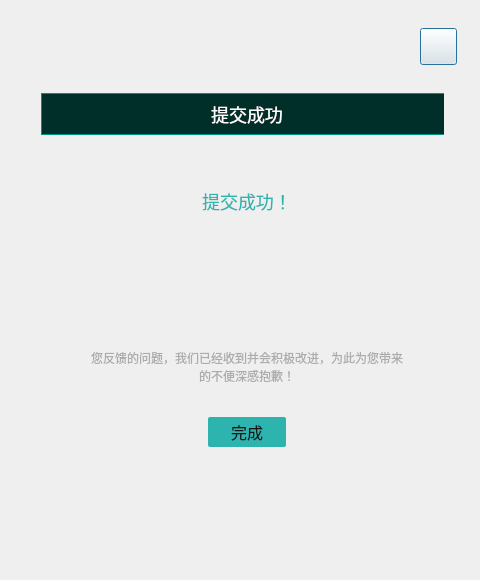
<?xml version="1.0" encoding="UTF-8"?>
<ui version="4.0">
 <class>complaintSuccessDlg</class>
 <widget class="QDialog" name="complaintSuccessDlg">
  <property name="geometry">
   <rect>
    <x>0</x>
    <y>0</y>
    <width>480</width>
    <height>580</height>
   </rect>
  </property>
  <property name="minimumSize">
   <size>
    <width>480</width>
    <height>580</height>
   </size>
  </property>
  <property name="maximumSize">
   <size>
    <width>480</width>
    <height>580</height>
   </size>
  </property>
  <property name="windowTitle">
   <string>complaintSuccessDlg</string>
  </property>
  <layout class="QGridLayout" name="gridLayout">
   <property name="leftMargin">
    <number>0</number>
   </property>
   <property name="topMargin">
    <number>0</number>
   </property>
   <property name="rightMargin">
    <number>0</number>
   </property>
   <property name="bottomMargin">
    <number>0</number>
   </property>
   <property name="spacing">
    <number>0</number>
   </property>
   <item row="0" column="0">
    <widget class="QWidget" name="widget" native="true">
     <property name="styleSheet">
      <string notr="true">#widget{
border-image: url(:/masterDesktop/Resources/complaints_bg.png);
}
#btn_close{
border-image: url(:/masterDesktop/Resources/close.png);
}
#btn_close:pressed{
margin:1px;
}
#wgt_title{
background:#002E29;
border:1px solid #00947E;
}
#lbl_title{
font-family:&quot;微软雅黑&quot;;
font-size:18px;
color:#FFFFFF;
}</string>
     </property>
     <widget class="QPushButton" name="btn_close">
      <property name="geometry">
       <rect>
        <x>420</x>
        <y>28</y>
        <width>37</width>
        <height>37</height>
       </rect>
      </property>
      <property name="minimumSize">
       <size>
        <width>37</width>
        <height>37</height>
       </size>
      </property>
      <property name="maximumSize">
       <size>
        <width>37</width>
        <height>37</height>
       </size>
      </property>
      <property name="text">
       <string/>
      </property>
     </widget>
     <widget class="QWidget" name="">
      <property name="geometry">
       <rect>
        <x>30</x>
        <y>82</y>
        <width>414</width>
        <height>424</height>
       </rect>
      </property>
      <layout class="QVBoxLayout" name="verticalLayout">
       <property name="spacing">
        <number>0</number>
       </property>
       <item>
        <widget class="QWidget" name="wgt_title" native="true">
         <property name="minimumSize">
          <size>
           <width>412</width>
           <height>42</height>
          </size>
         </property>
         <property name="maximumSize">
          <size>
           <width>412</width>
           <height>42</height>
          </size>
         </property>
         <layout class="QHBoxLayout" name="horizontalLayout">
          <property name="spacing">
           <number>0</number>
          </property>
          <property name="leftMargin">
           <number>0</number>
          </property>
          <property name="topMargin">
           <number>0</number>
          </property>
          <property name="rightMargin">
           <number>0</number>
          </property>
          <property name="bottomMargin">
           <number>0</number>
          </property>
          <item>
           <widget class="QLabel" name="lbl_title">
            <property name="text">
             <string>提交成功</string>
            </property>
            <property name="alignment">
             <set>Qt::AlignCenter</set>
            </property>
           </widget>
          </item>
         </layout>
        </widget>
       </item>
       <item>
        <widget class="QWidget" name="widget_2" native="true">
         <property name="minimumSize">
          <size>
           <width>412</width>
           <height>380</height>
          </size>
         </property>
         <property name="maximumSize">
          <size>
           <width>412</width>
           <height>380</height>
          </size>
         </property>
         <layout class="QVBoxLayout" name="verticalLayout_2">
          <property name="spacing">
           <number>32</number>
          </property>
          <property name="leftMargin">
           <number>50</number>
          </property>
          <property name="topMargin">
           <number>53</number>
          </property>
          <property name="rightMargin">
           <number>50</number>
          </property>
          <item>
           <widget class="QLabel" name="lbl_tip">
            <property name="styleSheet">
             <string notr="true">font-family:&quot;微软雅黑&quot;;
font-size:18px;
color:#2EB4AF;</string>
            </property>
            <property name="text">
             <string>提交成功！</string>
            </property>
            <property name="alignment">
             <set>Qt::AlignCenter</set>
            </property>
           </widget>
          </item>
          <item>
           <layout class="QHBoxLayout" name="horizontalLayout_2">
            <item>
             <spacer name="horizontalSpacer">
              <property name="orientation">
               <enum>Qt::Horizontal</enum>
              </property>
              <property name="sizeHint" stdset="0">
               <size>
                <width>40</width>
                <height>20</height>
               </size>
              </property>
             </spacer>
            </item>
            <item>
             <widget class="QLabel" name="lbl_icon">
              <property name="minimumSize">
               <size>
                <width>70</width>
                <height>70</height>
               </size>
              </property>
              <property name="maximumSize">
               <size>
                <width>70</width>
                <height>70</height>
               </size>
              </property>
              <property name="styleSheet">
               <string notr="true">border-image: url(:/masterDesktop/Resources/complaint_complaint_ok.png);</string>
              </property>
              <property name="text">
               <string/>
              </property>
             </widget>
            </item>
            <item>
             <spacer name="horizontalSpacer_2">
              <property name="orientation">
               <enum>Qt::Horizontal</enum>
              </property>
              <property name="sizeHint" stdset="0">
               <size>
                <width>40</width>
                <height>20</height>
               </size>
              </property>
             </spacer>
            </item>
           </layout>
          </item>
          <item>
           <widget class="QLabel" name="lbl_content">
            <property name="styleSheet">
             <string notr="true">font-family:&quot;微软雅黑&quot;;
font-size:12px;
color:#ACACAC;</string>
            </property>
            <property name="text">
             <string>您反馈的问题，我们已经收到并会积极改进，为此为您带来的不便深感抱歉！</string>
            </property>
            <property name="alignment">
             <set>Qt::AlignCenter</set>
            </property>
            <property name="wordWrap">
             <bool>true</bool>
            </property>
           </widget>
          </item>
          <item>
           <layout class="QHBoxLayout" name="horizontalLayout_3">
            <item>
             <spacer name="horizontalSpacer_3">
              <property name="orientation">
               <enum>Qt::Horizontal</enum>
              </property>
              <property name="sizeHint" stdset="0">
               <size>
                <width>40</width>
                <height>20</height>
               </size>
              </property>
             </spacer>
            </item>
            <item>
             <widget class="QPushButton" name="btn_complete">
              <property name="minimumSize">
               <size>
                <width>78</width>
                <height>30</height>
               </size>
              </property>
              <property name="maximumSize">
               <size>
                <width>78</width>
                <height>30</height>
               </size>
              </property>
              <property name="styleSheet">
               <string notr="true">QPushButton{
font-family:&quot;微软雅黑&quot;;
font-size:16px;
color:#151515;
background:#2EB4AF;
border:none;
border-radius:2px;
}
QPushButton:pressed{
margin:1px;
}</string>
              </property>
              <property name="text">
               <string>完成</string>
              </property>
             </widget>
            </item>
            <item>
             <spacer name="horizontalSpacer_4">
              <property name="orientation">
               <enum>Qt::Horizontal</enum>
              </property>
              <property name="sizeHint" stdset="0">
               <size>
                <width>40</width>
                <height>20</height>
               </size>
              </property>
             </spacer>
            </item>
           </layout>
          </item>
          <item>
           <spacer name="verticalSpacer">
            <property name="orientation">
             <enum>Qt::Vertical</enum>
            </property>
            <property name="sizeHint" stdset="0">
             <size>
              <width>20</width>
              <height>25</height>
             </size>
            </property>
           </spacer>
          </item>
         </layout>
        </widget>
       </item>
      </layout>
     </widget>
    </widget>
   </item>
  </layout>
 </widget>
 <layoutdefault spacing="6" margin="11"/>
 <resources>
  <include location="masterDesktop.qrc"/>
 </resources>
 <connections/>
</ui>
